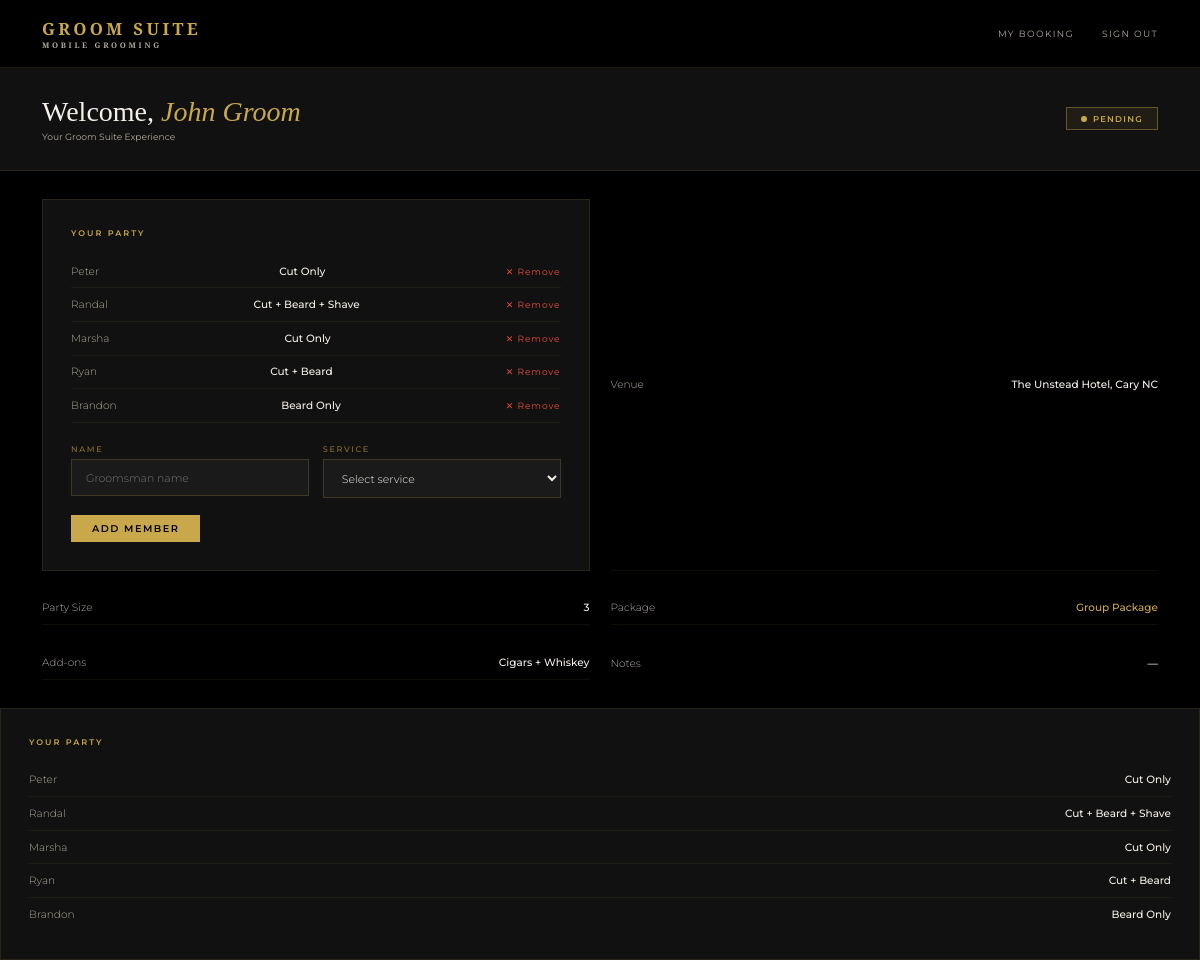
Page /portal (signed in) on the committed database.
### models.py (models this page shows)
class User(UserMixin, db.Model):
    id = db.Column(db.Integer, primary_key=True)
    name = db.Column(db.String(100), nullable=False)
    email = db.Column(db.String(120), unique=True, nullable=False)
    password = db.Column(db.String(200), nullable=False)
    role = db.Column(db.String(20), default='client')
    password_changed = db.Column(db.Boolean, default=False)
    bookings = db.relationship('Booking', backref='client', lazy=True)

class Booking(db.Model):
    id = db.Column(db.Integer, primary_key=True)
    wedding_date = db.Column(db.String(50), nullable=False)
    venue = db.Column(db.String(200), nullable=False)
    start_time = db.Column(db.String(20))
    party_size = db.Column(db.Integer, default=1)
    package = db.Column(db.String(100))
    addons = db.Column(db.String(200))
    notes = db.Column(db.Text)
    status = db.Column(db.String(20), default='pending')
    created_at = db.Column(db.DateTime, default=datetime.utcnow)
    user_id = db.Column(db.Integer, db.ForeignKey('user.id'), nullable=False)
    party_members = db.relationship('PartyMember', backref='booking', lazy=True)

class PartyMember(db.Model):
    id = db.Column(db.Integer, primary_key=True)
    name = db.Column(db.String(100), nullable=False)
    service = db.Column(db.String(100), nullable=False)
    booking_id = db.Column(db.Integer, db.ForeignKey('booking.id'), nullable=False)

### routes.py (the view)
    @app.route('/portal')
    @login_required
    def portal():
        if current_user.role == 'admin':
            return redirect(url_for('admin_dashboard'))
        booking = Booking.query.filter_by(user_id=current_user.id).first()
        return render_template('portal.html', booking=booking)

### auth.py (called while the page is built)
def register_routes(app, login_manager):
    @login_manager.user_loader
    def load_user(user_id):
        return db.session.get(User, int(user_id))
    @app.route('/login', methods=['GET', 'POST'])
    def login():
        if request.method == 'POST':
            email = request.form.get('email')
            password = request.form.get('password')
            user = User.query.filter_by(email=email).first()
            if user and check_password_hash(user.password, password):
                login_user(user)
                if user.role == 'admin':
                    return redirect(url_for('index'))
                return redirect(url_for('portal'))
            flash('Invalid email or password')
        return render_template('login.html')
    @app.route('/logout')
    @login_required
    def logout():
        logout_user()
        return redirect(url_for('index'))

### templates/portal.html (shortened to what this page needs)
{% extends 'base.html' %}
{% block content %}
<div class="portal-header">
  <div>
    <h1 class="portal-greeting">Welcome, <span>{{ current_user.name }}</span></h1>
    <p class="portal-meta">Your Groom Suite Experience</p>
  </div>
  {% if booking %}
  <div class="status-badge status-{{ booking.status }}">
    <span class="status-dot"></span>
    {{ booking.status|capitalize }}
  </div>
  {% endif %}
</div>
<div class="portal-body">
  {% if booking %}
  <div class="portal-card">
    <div class="portal-card-title">Your Party</div>
      {% if booking.party_members %}
        {% for member in booking.party_members %}
        <div class="detail-row">
          <span class="detail-label">{{ member.name }}</span>
          <span class="detail-value">{{ member.service }}</span>
          <a href="{{ url_for('remove_member', id=member.id) }}" style="color:#e74c3c;font-size:0.65rem;text-decoration:none;letter-spacing:0.1em;">✕ Remove</a>
        </div>
        {% endfor %}
      {% else %}
        <p style="color:var(--white-dim);font-size:0.75rem;margin-bottom:1rem;">No party members added yet.</p>
      {% endif %}
      <form method="POST" action="{{ url_for('add_member') }}" style="margin-top:1.5rem;">
        <div class="form-row">
          <div class="form-field">
            <label>Name</label>
            <input type="text" name="member_name" placeholder="Groomsman name" required>
          </div>
          <div class="form-field">
            <label>Service</label>
            <select name="member_service" required>
              <option value="">Select service</option>
            </select>
          </div>
        </div>
        <button type="submit" class="btn-gold" style="width:auto;padding:0.55rem 1.5rem;">Add Member</button>
      </form>
    </div>
    <div class="detail-row">
      <span class="detail-label">Venue</span>
      <span class="detail-value">{{ booking.venue }}</span>
    </div>
    <div class="detail-row">
      <span class="detail-label">Party Size</span>
      <span class="detail-value">{{ booking.party_size }}</span>
    </div>
    <div class="detail-row">
      <span class="detail-label">Package</span>
      <span class="detail-value gold">{{ booking.package or 'TBD' }}</span>
    </div>
    <div class="detail-row">
      <span class="detail-label">Add-ons</span>
      <span class="detail-value">{{ booking.addons or 'None' }}</span>
    </div>
    <div class="detail-row">
      <span class="detail-label">Notes</span>
      <span class="detail-value">{{ booking.notes or '—' }}</span>
    </div>
  </div>
  <div class="portal-card">
    <div class="portal-card-title">Your Party</div>
    {% if booking.party_members %}
      {% for member in booking.party_members %}
      <div class="detail-row">
        <span class="detail-label">{{ member.name }}</span>
        <span class="detail-value">{{ member.service }}</span>
      </div>
      {% endfor %}
    {% else %}
      <p style="color:var(--white-dim);font-size:0.75rem;">No party members added yet.</p>
    {% endif %}
  </div>
  {% else %}
  <div class="empty-state">
    <p>You don't have a booking yet.</p>
    <a href="{{ url_for('index') }}" class="btn-gold" style="margin-top:1.5rem;width:auto;padding:0.75rem 2rem;">Submit an Inquiry</a>
  </div>
  {% endif %}
{% endblock %}

### static/css/style.css (style rules this page uses)
*, *::before, *::after { box-sizing: border-box; margin: 0; padding: 0; }
:root { --gold: #C9A84C; --gold-light: #E8C96A; --gold-dim: #8a6f2e; --black: #000000; --black-2: #111111; --black-3: #1A1A1A; --black-5: #2C2C2C; --white: #F5F0E8; --white-dim: #b0aa9a; --font-display: 'Cormorant Garamond', serif; --font-body: 'Montserrat', sans-serif; }
html { font-size: 14px; }
body { font-family: var(--font-body); background: var(--black); color: var(--white); min-height: 100vh; }
.btn-gold { display: inline-block; width: auto; padding: 0.65rem 1.5rem; background: var(--gold); color: var(--black); font-family: var(--font-body); font-size: 0.7rem; font-weight: 600; letter-spacing: 0.15em; text-transform: uppercase; border: none; cursor: pointer; transition: background 0.2s; text-decoration: none; text-align: center; }
.form-field { margin-bottom: 1.2rem; text-align: left; }
.form-field label { display: block; font-size: 0.58rem; letter-spacing: 0.2em; text-transform: uppercase; color: var(--gold-dim); margin-bottom: 0.4rem; font-weight: 500; }
.form-field input, .form-field select, .form-field textarea { width: 100%; background: var(--black-3); border: 1px solid rgba(201,168,76,0.2); color: var(--white); font-family: var(--font-body); font-size: 0.78rem; font-weight: 300; padding: 0.75rem 1rem; outline: none; transition: border-color 0.2s; }
.form-field select option { background: var(--black-3); }
.form-row { display: grid; grid-template-columns: 1fr 1fr; gap: 1rem; }
.portal-header { padding: 2rem 3rem; background: var(--black-2); border-bottom: 1px solid rgba(201,168,76,0.15); display: flex; align-items: center; justify-content: space-between; }
.portal-greeting { font-family: var(--font-display); font-size: 2rem; font-weight: 300; }
.portal-greeting span { color: var(--gold); font-style: italic; }
.portal-meta { font-size: 0.65rem; color: var(--white-dim); margin-top: 0.25rem; }
.status-badge { display: inline-flex; align-items: center; gap: 0.4rem; padding: 0.4rem 1rem; font-size: 0.6rem; letter-spacing: 0.15em; text-transform: uppercase; font-weight: 600; border: 1px solid; }
.status-pending { border-color: rgba(201,168,76,0.4); color: var(--gold); background: rgba(201,168,76,0.08); }
.status-dot { width: 6px; height: 6px; border-radius: 50%; background: currentColor; }
.portal-body { padding: 2rem 3rem; display: grid; grid-template-columns: 1fr 1fr; gap: 1.5rem; }
.portal-card { background: var(--black-2); border: 1px solid rgba(201,168,76,0.12); padding: 2rem; }
.portal-card-title { font-size: 0.58rem; letter-spacing: 0.25em; text-transform: uppercase; color: var(--gold); margin-bottom: 1.2rem; font-weight: 600; }
.detail-row { display: flex; justify-content: space-between; align-items: center; padding: 0.7rem 0; border-bottom: 1px solid rgba(201,168,76,0.07); font-size: 0.75rem; }
.detail-row:last-child { border-bottom: none; }
.detail-label { color: var(--white-dim); font-weight: 300; }
.detail-value { color: var(--white); font-weight: 500; }
.detail-value.gold { color: var(--gold); }

### rows in the picture
User: name "John Groom"
Booking: status "PENDING", venue "The Unstead Hotel, Cary NC", party_size "3", package "Group Package", addons "Cigars + Whiskey", notes "—"
PartyMember: name "Peter", service "Cut Only"
PartyMember: name "Randal", service "Cut + Beard + Shave"
PartyMember: name "Marsha", service "Cut Only"
PartyMember: name "Ryan", service "Cut + Beard"
PartyMember: name "Brandon", service "Beard Only"
